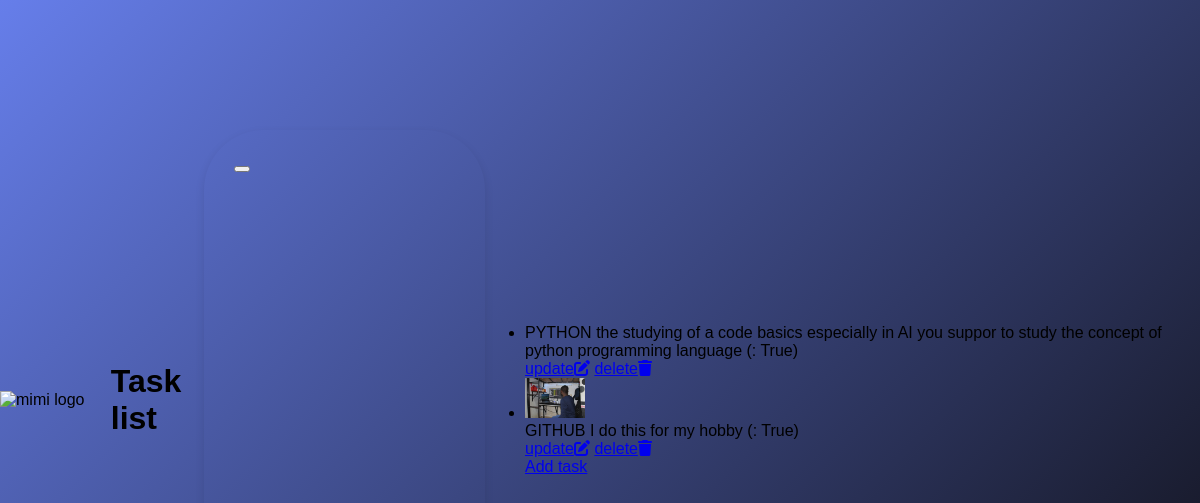
Page /tasks/ (signed in) on the committed database.
### mimi/models.py (models this page shows, shortened)
class Task(models.Model):
    user =models.ForeignKey(User, on_delete=models.CASCADE, null=True, blank=True)
    title = models.CharField(max_length=200)
    description = models.TextField()
    completed = models.BooleanField(default=False)
    image = models.ImageField(upload_to='tasks/', null=True, blank=True)

### mimi/views.py (the view)
# urls.py: path('tasks/', views.task_list, name='task_list'),
@login_required(login_url='login')
def task_list(request):
    tasks = Task.objects.filter(user=request.user)
    return render(request, "task_list.html", {"tasks": tasks})

### mimi/templates/task_list.html (shortened to what this page needs)
<!DOCTYPE html>
{% load static %}
<html lang="en">
<head>
    <link rel="stylesheet" href="{% static 'css/styles.css' %}">
    <link rel="stylesheet" href="https://cdnjs.cloudflare.com/ajax/libs/font-awesome/6.4.0/css/all.min.css" />
</head>
<body>
    <img src="{% static 'images/mimi_logo.png' %}" alt="mimi logo" width="150">
    <h1>Task list</h1>
    <form method="Task" action="{% url 'task_add' %}" encrypt="multipart/form-data">
        <button type="submit"></button>
    </form>
    <ul>
        {% for task in tasks %}
            <li>
                <div style="max-width: 40px;">
                    {% if task.image %}
                    <img style="max-width: 60px;" src="{{task.image.url}}" alt="">
                    {% endif %}
                </div>
                <div>
                    {{ task.title }}  {{ task.description }} (: {{ task.completed }})
                </div>
                <div class="icons">
                    <a href="{% url 'task_update' task.id %}">update<i class="fa-solid fa-pen-to-square"></i></a>
                    <a href="{% url 'task_delete' task.id %}">delete<i class="fa-solid fa-trash"></i></a>
                </div>
            </li>
        {% endfor %}
        <a href="{% url 'task_add' %}">Add task</a>
</body>
</html>

### mimi/static/css/styles.css (style rules this page uses)
body { margin: 0; font-family: Arial, Helvetica, sans-serif; background: linear-gradient(135deg,#667eea,#0c0b0e); height: 100vh; display: flex; justify-content: center; align-items: center; }
form { padding: 25px 30px; width: 300px; height: 490px; border-radius: 60px; box-shadow: 0 4px 10px rgba(0,0,0,0.1); align-items: center; justify-content: center; flex-direction: center;*/ }

### rows in the picture
Task: title "PYTHON", description "the studying of a code basics especially in AI you suppor to study the concept of python programming language", completed "True"
Task: image (picture), title "GITHUB", description "I do this for my hobby", completed "True"
